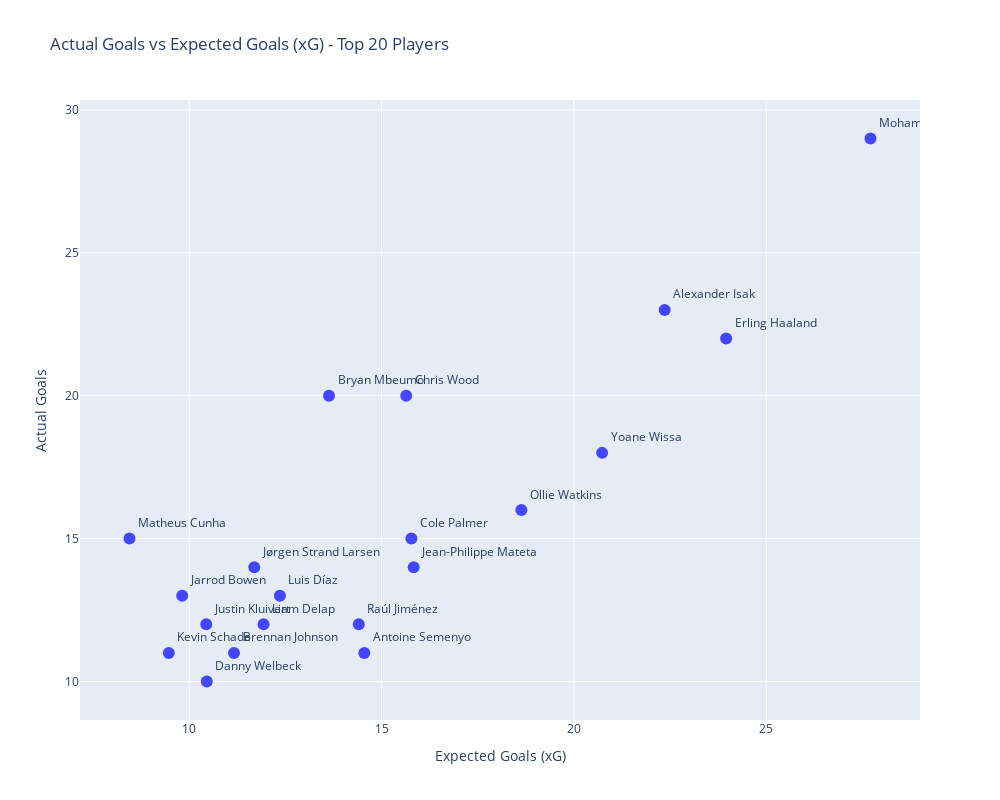

Here is the notebook cell this chart was saved with:
### Markdown cell above
---
## Step 8 - Interactive Scatter Plot: Actual Goals vs Expected Goals (xG)

In this section, interactive scatter plots were created to visually compare players' actual goal tallies against their expected goals (xG). These visualizations provided a dynamic way to identify players who were either overperforming (scoring more than expected) or underperforming (scoring less than expected) based on the quality of chances they received.

To maintain readability and focus, the analysis was limited to the top 20 goal scorers in the dataset.

Each data point represents a player, with player names labeled directly on the plot for clear identification. The scatter plot was designed using Plotly to allow interactive exploration of the data, enhancing the interpretability of individual player performances.

### Code cell
import plotly.express as px

# Selecting top 20 players by Goals
top_goals_df = players_df.sort_values(by='Goals', ascending=False).head(20)

fig = px.scatter(top_goals_df, 
                 x='xG', 
                 y='Goals', 
                 text='Player',  
                 labels={'Expected Goals': 'Expected Goals (xG)', 'Goals': 'Actual Goals'},
                 title='Actual Goals vs Expected Goals (xG) - Top 20 Players',
                 width=1000,
                 height=800)

fig.update_traces(marker=dict(size=12,
                              color='blue',
                              opacity=0.7),
                  textposition='top right')

fig.update_layout(xaxis_title='Expected Goals (xG)',
                  yaxis_title='Actual Goals',
                  showlegend=False)

fig.show()

### Figure 1 — Plotly figure (JSON) as saved in the notebook; plotly's stock layout.template omitted (floating-point values rounded to 4 significant figures)
{"data": [{"hovertemplate": "xG=%{x}<br>Actual Goals=%{y}<br>Player=%{text}<extra></extra>", "legendgroup": "", "marker": {"color": "blue", "opacity": 0.7, "size": 12, "symbol": "circle"}, "mode": "markers+text", "name": "", "orientation": "v", "showlegend": false, "text": ["Mohamed Salah", "Alexander Isak", "Erling Haaland", "Chris Wood", "Bryan Mbeumo", "Yoane Wissa", "Ollie Watkins", "Matheus Cunha", "Cole Palmer", "Jean-Philippe Mateta", "Jørgen Strand Larsen", "Jarrod Bowen", "Luis Díaz", "Raúl Jiménez", "Justin Kluivert", "Liam Delap", "Kevin Schade", "Brennan Johnson", "Antoine Semenyo", "Danny Welbeck"], "textposition": "top right", "type": "scatter", "x": [27.71, 22.36, 23.95, 15.64, 13.63, 20.73, 18.63, 8.446, 15.77, 15.83, 11.69, 9.816, 12.36, 14.41, 10.44, 11.93, 9.468, 11.16, 14.55, 10.46], "xaxis": "x", "y": [29, 23, 22, 20, 20, 18, 16, 15, 15, 14, 14, 13, 13, 12, 12, 12, 11, 11, 11, 10], "yaxis": "y"}], "layout": {"height": 800, "legend": {"tracegroupgap": 0}, "showlegend": false, "title": {"text": "Actual Goals vs Expected Goals (xG) - Top 20 Players"}, "width": 1000, "xaxis": {"anchor": "y", "domain": [0, 1], "title": {"text": "Expected Goals (xG)"}}, "yaxis": {"anchor": "x", "domain": [0, 1], "title": {"text": "Actual Goals"}}}}
